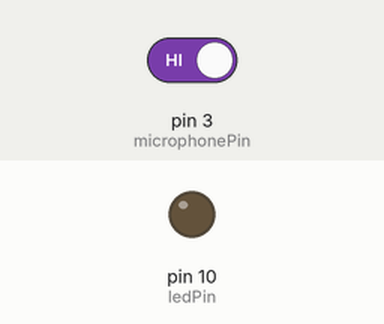
Bench run of a sketch on a simulated Arduino Uno, built with avr-gcc and run on an emulated ATmega328P. Parts: output pins drawn as LEDs (lit = HIGH). The inputs (shaded band) are chosen by the test bench; at power-on: pin 3 (microphonePin) HIGH. What the sketch prints to the serial monitor is not drawn.

Above: at 1.2 s.
1.3 s: pin 3 (microphonePin) driven LOW
At 2.1 s:
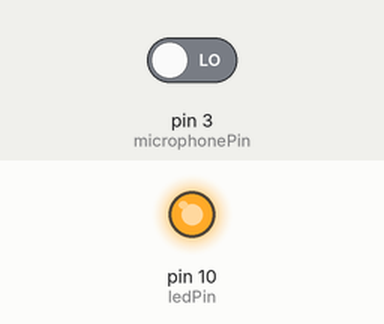
2.8 s: pin 3 (microphonePin) driven HIGH
At 3.6 s:
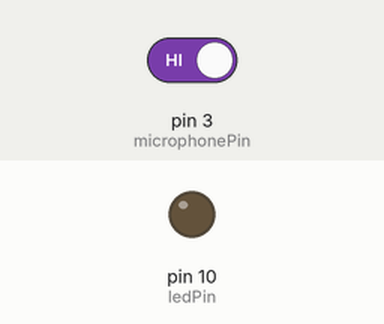
Timing chart, 0 to 5.8 s (numbered marks = the images above; inputs shaded):
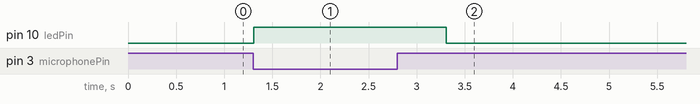

The sketch:

6.s22_mic_digital_only.ino
```cpp
int ledPin = 10;
int microphonePin = 3;
int state = 0;

void setup() {
  pinMode(ledPin, OUTPUT);
  pinMode(microphonePin, INPUT);
  Serial.begin(9600);
}

void loop() {
  state = digitalRead(microphonePin);
  Serial.println(state);

  if (state == LOW) {
    digitalWrite(ledPin, HIGH);
    delay(1000);
  }

  else {
    digitalWrite(ledPin, LOW);
  }
}
```

Measured:
- after the input at 1.3 s, pin 10 (ledPin): LOW → HIGH at once
- after the input at 2.8 s, pin 10 (ledPin): HIGH → LOW after 0.51 s
